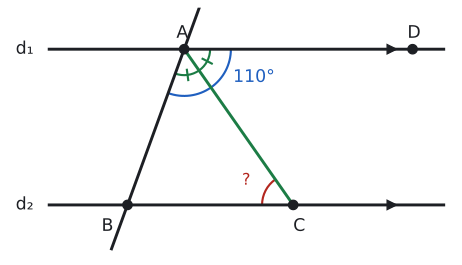

Generate this figure with Python:
import sys; sys.path.insert(0, "tools")
from cizim import *
def yon(d): return np.array([np.cos(np.radians(d)), np.sin(np.radians(d))])
def kesis(p, u, q, v):
    s = np.linalg.solve(np.array([u, -v]).T, q - p); return p + s[0] * u
def aciolc(k, p, q):
    return np.degrees(np.arccos(np.dot(p - k, q - k) / np.linalg.norm(p - k) / np.linalg.norm(q - k)))
def paraleller(ax, h, x0, x1, adlar=("d₁", "d₂"), okx=None):
    for y, ad in ((h, adlar[0]), (0, adlar[1])):
        ax.plot([x0, x1], [y, y], color=YAZI); ax.plot(okx if okx is not None else x1 - 0.8, y, ">", color=YAZI, markersize=7)
        if ad: ax.text(x0 - 0.3, y, ad, ha="right", va="center")

# Alıştırma 6: d1 // d2. m(DAB) = 110°, [AC, DAB açısının açıortayı. m(ACB) = 55°.
h = 3.0; A = np.array([1.0, h]); D = np.array([5.4, h])
B = A + h / np.sin(np.radians(70)) * yon(-110); C = A + h / np.sin(np.radians(55)) * yon(-55)
print("ACB", aciolc(C, A, B), "ABC", aciolc(B, A, C), "BAC", aciolc(A, B, C))
fig, ax = sekil(6, 4.0); ax.set_aspect("equal"); ax.axis("off")
paraleller(ax, h, -1.6, 6.0, okx=5.0)
ax.plot(*zip(A + 0.9 * (A - B) / np.linalg.norm(A - B), B - 0.9 * (A - B) / np.linalg.norm(A - B)), color=YAZI)
ax.plot(*zip(A, C), color=YESIL)
nokta(ax, *A, "A", dx=-0.15, dy=0.22); nokta(ax, *D, "D", dx=-0.1, dy=0.22)
nokta(ax, *B, "B", dx=-0.5, dy=-0.5); nokta(ax, *C, "C", dx=0.0, dy=-0.5)
aci(ax, A, D, B, r=0.9, renk=MAVI); ax.text(*(A + 1.45 * yon(-22)), "110°", color=MAVI, ha="center", va="center")
aci(ax, A, D, C, r=0.5, renk=YESIL); aci(ax, A, C, B, r=0.5, renk=YESIL)
for t in (-27.5, -82.5):  # eş açı çentikleri (yayların ortasında)
    ax.plot(*zip(A + 0.4 * yon(t), A + 0.6 * yon(t)), color=YESIL, lw=1.6)
aci(ax, C, A, B, r=0.6, ad="?", renk=KIRMIZI)
ax.set_xlim(-2.4, 6.2); ax.set_ylim(-1.0, h + 0.8)
kaydet(fig, __file__)
